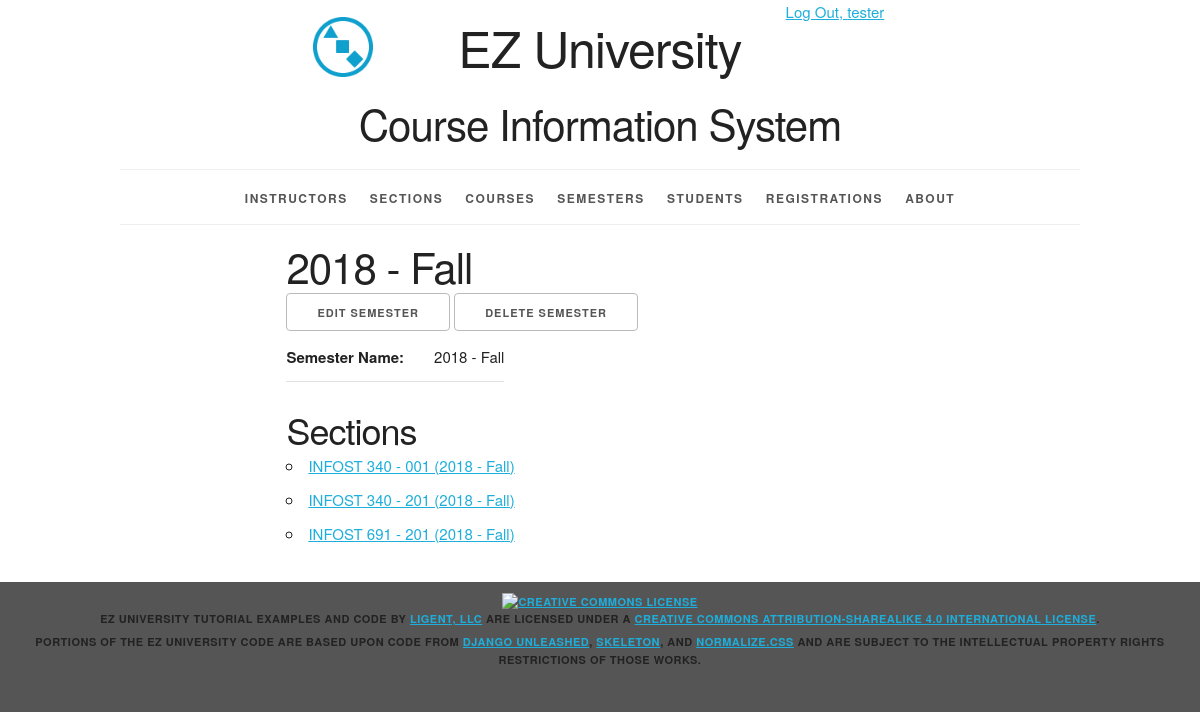
Page /semester/3/ (signed in) on the committed database.
### courseInfo/models.py (models this page shows, shortened)
class Semester(models.Model):
    semester_id = models.AutoField(primary_key=True)
    year = models.ForeignKey(Year, related_name='semesters', on_delete=models.PROTECT)
    period = models.ForeignKey(Period, related_name='semesters', on_delete=models.PROTECT)
    def __str__(self):
        return '%s - %s' % (self.year.year, self.period.period_name)
    def get_update_url(self):
        return reverse('courseInfo_semester_update_urlpattern', kwargs={'pk': self.pk})
    def get_delete_url(self):
        return reverse('courseInfo_semester_delete_urlpattern', kwargs={'pk': self.pk})
    class Meta:
        ordering =['year__year', 'period__period_sequence']
        unique_together=('year', 'period')

class Year(models.Model):
    year_id = models.AutoField(primary_key=True)
    year = models.IntegerField(unique=True)
    class Meta:
        ordering = ['year']

class Period(models.Model):
    period_id = models.AutoField(primary_key=True)
    period_sequence = models.IntegerField(unique=True)
    period_name=models.CharField(max_length=45,unique=True)
    class Meta:
        ordering = ['period_sequence']

class Section(models.Model):
    section_id = models.AutoField(primary_key=True)
    section_name = models.CharField(max_length=10)
    semester = models.ForeignKey(Semester, related_name='sections', on_delete=models.PROTECT)
    course = models.ForeignKey(Course, related_name='sections', on_delete=models.PROTECT)
    instructor = models.ForeignKey(Instructor, related_name='sections', on_delete=models.PROTECT)
    def __str__(self):
        return '%s - %s (%s)' % (self.course.course_number, self.section_name, self.semester.__str__())
    def get_absolute_url(self):
        return reverse('courseInfo_section_detail_urlpattern',
                       kwargs={'pk': self.pk})
    class Meta:
        ordering = ['course__course_number', 'section_name', 'semester__semester_name']
        unique_together = (('semester', 'course', 'section_name'),)

class Course(models.Model):
    course_id = models.AutoField(primary_key=True)
    course_number = models.CharField(max_length=20)
    course_name = models.CharField(max_length=225)
    class Meta:
        ordering = ['course_number', 'course_name']
        unique_together = (('course_number', 'course_name'),)

### courseInfo/views.py (the view)
class SemesterDetail(LoginRequiredMixin, PermissionRequiredMixin, View):
    permission_required = 'courseInfo.view_semester'
    def get(self, request, pk):
        semester = get_object_or_404(
            Semester,
            pk=pk
        )
        name = semester.__str__()
        section_list = semester.sections.all()
        return render(
            request,
            'courseInfo/semester_detail.html',
            {'semester': semester,
             'name': name,
             'section_list': section_list}
        )

### courseInfo/templates/courseInfo/semester_detail.html (shortened to what this page needs)
{% extends 'courseInfo/base.html' %}
{% block content %}
    <article>
        <div class="row">
            <div class="offset-by-two eight columns">
                <h2>{{ semester }}</h2>
                <ul class="inline">
                    {% if perms.courseInfo.change_semester %}
                        <li>
                            <a href="{{ semester.get_update_url }}"
                               class="button">
                                Edit Semester</a></li>
                    {% endif %}
                    {% if perms.courseInfo.delete_semester %}
                        <a href="{{ semester.get_delete_url }}"
                           class="button">
                            Delete Semester</a></li>
                    {% endif %}
                </ul>
                <section>
                    <table>
                        <tr>
                            <th>Semester Name:</th>
                            <td>{{ semester }}</td>
                        </tr>
                    </table>
                </section>
                <section>
                    <h3>Sections</h3>
                    <ul>
                        {% for section in section_list %}
                            <li>
                                <a href="{{ section.get_absolute_url }}">{{ section }}</a>
                            </li>
                        {% empty %}
                            <li><em>There are currently no sections for this semester.</em></li>
                        {% endfor %}
                    </ul>
                </section>
            </div>
        </div>
    </article>
{% endblock %}

### courseInfo/templates/courseInfo/base.html (shortened to what this page needs)
{% load staticfiles %}
<!DOCTYPE html>
<html lang="en">
<head>
    <link rel="stylesheet" type="text/css"
          href="{% static 'courseInfo/normalize.css' %}">
    <link rel="stylesheet" type="text/css"
          href="{% static 'courseInfo/skeleton.css' %}">
    <link rel="stylesheet" type="text/css"
          href="{% static 'courseInfo/style.css' %}">
</head>
<body>
<div class="container">
    <div class="status row">
        <div class="offset-by-eight four columns">
            <ul class="inline">
                {% if user.is_authenticated %}
                    <li><a href="{% url 'logout_urlpattern' %}">
                        Log Out, {{ user.get_username }}</a></li>
                {% else %}
                    <li><a href="{% url 'login_urlpattern' %}">
                        Log In</a></li>
                {% endif %}
            </ul>
        </div>
    </div>
    <header class="row">
        <div class="offset-by-one ten columns">
            <h1 class="logo">EZ University</h1>
            <h2>Course Information System</h2>
        </div>
    </header>
    <nav>
        <ul>
            {% if perms.courseInfo.view_instructor %}
                <li>
                    <a href="{% url 'courseInfo_instructor_list_urlpattern' %}">
                        Instructors</a></li>
            {% endif %}
            {% if perms.courseInfo.view_section %}
                <li>
                    <a href="{% url 'courseInfo_section_list_urlpattern' %}">
                        Sections</a></li>
            {% endif %}
            {% if perms.courseInfo.view_course %}
                <li>
                    <a href="{% url 'courseInfo_course_list_urlpattern' %}">
                        Courses</a></li>
            {% endif %}
            {% if perms.courseInfo.view_semester %}
                <li>
                    <a href="{% url 'courseInfo_semester_list_urlpattern' %}">
                        Semesters</a></li>
            {% endif %}
            {% if perms.courseInfo.view_student %}
                <li>
                    <a href="{% url 'courseInfo_student_list_urlpattern' %}">
                        Students</a></li>
            {% endif %}
            {% if perms.courseInfo.view_registration %}
                <li>
                    <a href="{% url 'courseInfo_registration_list_urlpattern' %}">
                        Registrations</a></li>
            {% endif %}
            <li>
                <a href="{% url 'about_urlpattern' %}">
                    About</a></li>
        </ul>
    </nav>
    <main>
        {% block content %}{% endblock %}
    </main>
</div>
<footer>
    <p>
        <a rel="license" href="http://creativecommons.org/licenses/by-sa/4.0/">
            <img alt="Creative Commons License" style="border-width:0"
                 src="https://i.creativecommons.org/l/by-sa/4.0/88x31.png"/>
        </a><br/><span property="dct:title">EZ University Tutorial Examples and Code</span>
        by
        <a href="https://www.ligent.net" property="cc:attributionName"
           rel="cc:attributionURL">Ligent, LLC</a> are licensed under a
        <a rel="license" href="http://creativecommons.org/licenses/by-sa/4.0/">Creative Commons Attribution-ShareAlike
            4.0 International License</a>.
    </p>
    <p>Portions of the EZ University code are based upon code from
        <a href="https://django-unleashed.com">Django Unleashed</a>,
        <a href="http://getskeleton.com/">Skeleton</a>, and
        <a href="https://necolas.github.io/normalize.css/">Normalize.css</a> and
        are subject to the intellectual property rights restrictions of those works.
    </p>
</footer>
</body>
</html>

### courseInfo/static/courseInfo/skeleton.css (style rules this page uses)
.container { position: relative; width: 100%; max-width: 960px; margin: 0 auto; padding: 0 20px; box-sizing: border-box; }
.column, .columns { width: 100%; float: left; box-sizing: border-box; }
@media (min-width: 400px) { .container { width: 85%; padding: 0; } }
@media (min-width: 550px) { .container { width: 80%; } }
@media (min-width: 550px) { .column, .columns { margin-left: 4%; } }
@media (min-width: 550px) { .column:first-child, .columns:first-child { margin-left: 0; } }
@media (min-width: 550px) { .four.columns { width: 30.6666666667%; } }
@media (min-width: 550px) { .eight.columns { width: 65.3333333333%; } }
@media (min-width: 550px) { .ten.columns { width: 82.6666666667%; } }
@media (min-width: 550px) { .offset-by-one.column, .offset-by-one.columns { margin-left: 8.66666666667%; } }
@media (min-width: 550px) { .offset-by-two.column, .offset-by-two.columns { margin-left: 17.3333333333%; } }
@media (min-width: 550px) { .offset-by-eight.column, .offset-by-eight.columns { margin-left: 69.3333333333%; } }
html { font-size: 62.5%; }
body { font-size: 1.5em; line-height: 1.6; font-weight: 400; font-family: "Raleway", "HelveticaNeue", "Helvetica Neue", Helvetica, Arial, sans-serif; color: #222; }
h1, h2, h3, h4, h5, h6 { margin-top: 0; margin-bottom: 2rem; font-weight: 300; }
h1 { font-size: 4.0rem; line-height: 1.2; letter-spacing: -.1rem; }
h2 { font-size: 3.6rem; line-height: 1.25; letter-spacing: -.1rem; }
h3 { font-size: 3.0rem; line-height: 1.3; letter-spacing: -.1rem; }
@media (min-width: 550px) { h1 { font-size: 5.0rem; } }
@media (min-width: 550px) { h2 { font-size: 4.2rem; } }
@media (min-width: 550px) { h3 { font-size: 3.6rem; } }
p { margin-top: 0; }
a { color: #1EAEDB; }
.button, button, input[type="submit"], input[type="reset"], input[type="button"] { display: inline-block; height: 38px; padding: 0 30px; color: #555; text-align: center; font-size: 11px; font-weight: 600; line-height: 38px; letter-spacing: .1rem; text-transform: uppercase; text-decoration: none; white-space: nowrap; background-color: transparent; border-radius: 4px; border: 1px solid #bbb; cursor: pointer; box-sizing: border-box; }
ul { list-style: circle inside; }
ol, ul { padding-left: 0; margin-top: 0; }
li { margin-bottom: 1rem; }
th, td { padding: 12px 15px; text-align: left; border-bottom: 1px solid #E1E1E1; }
th:first-child, td:first-child { padding-left: 0; }
th:last-child, td:last-child { padding-right: 0; }
button, .button { margin-bottom: 1rem; }
pre, blockquote, dl, figure, table, p, ul, ol, form { margin-bottom: 2.5rem; }
.container:after, .row:after, .u-cf { content: ""; display: table; clear: both; }

### courseInfo/static/courseInfo/style.css (style rules this page uses)
html { height: 100%; background-color: #555; }
body { background-color: white; }
body>div>header { text-align: center;; }
header h1 { display: inline-block; font-weight: normal; font-style: normal; width: 100%; margin-top: 0; padding-top: 0; }
.logo { padding-top: 50px; background-image: url("/static/courseInfo/logo.png"); background-size: 50px; background-repeat: no-repeat; background-position: top; }
@media (min-width: 750px) { .logo { padding-top: 0; background-size: contain; background-position: 0% 0%; } }
@media (min-width: 1000px) { .logo { background-position: 10% 0%; } }
@media (min-width: 1200px) { .logo { background-position: 15% 0%; } }
nav { border-top: 1px solid #eee; width: 100%; border-bottom: 1px solid #eee; margin: 0 0 1em; padding: 0; }
nav ul { margin: 0; padding: 1em 0; list-style-type: none; text-align: center; }
nav ul li { display: inline; padding: 0; margin: 0 0.25em; font-weight: 600; text-transform: uppercase; text-align: center; font-size: 1rem; letter-spacing: .10rem; }
@media (min-width: 400px) { nav ul li { letter-spacing: .15rem; font-size: 1.2rem; margin: 0 0.5em; } }
@media (min-width: 550px) { nav ul li { margin: 0 0.75em; } }
nav ul li a { color: #555; text-decoration: none; background-color: transparent; cursor: pointer; }
article h2 { margin: 0; padding: 0; }
article h3 { margin: 0; padding: 0; }
.inline { list-style-type: none; padding: 0; margin: 0 0 -0.5em; }
.inline li { display: inline; }
body>footer { width: 100%; background-color: #555; font-size: 1.1rem; letter-spacing: .05rem; font-weight: 600; text-transform: uppercase; text-align: center; padding: 1em 0; margin: 1em 0; }
body>footer p { margin-bottom: 0.5rem; }

### rows in the picture
Semester: year+period "2018 - Fall"
Section: course+section_name+semester "INFOST 340 - 001 (2018 - Fall)"
Section: course+section_name+semester "INFOST 340 - 201 (2018 - Fall)"
Section: course+section_name+semester "INFOST 691 - 201 (2018 - Fall)"

### other values in the picture
{{ user.get_username }} "tester"
